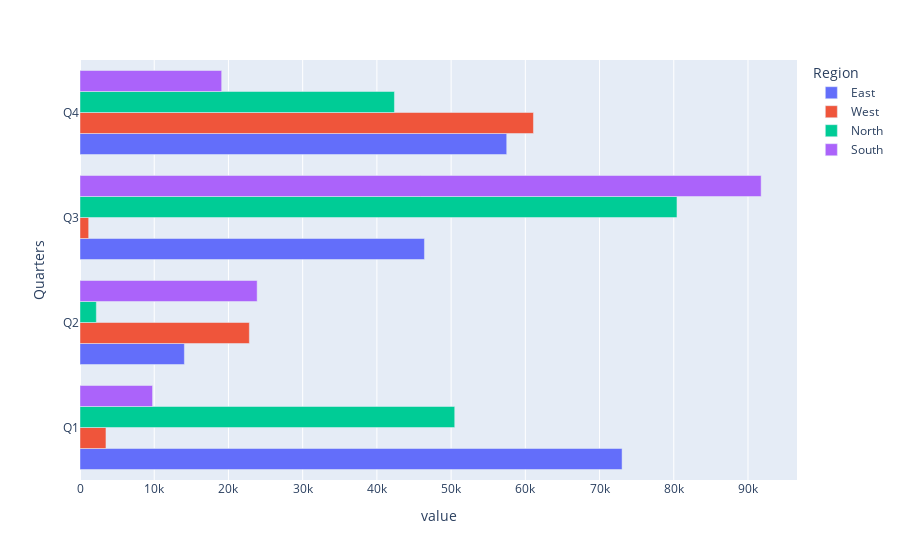

Notebook source saved alongside this figure:
### Code cell
# Gráficos de barras na horizontal
data.plot.barh(barmode= "group")

### Figure 1 — Plotly figure (JSON) as saved in the notebook; plotly's stock layout.template omitted (floating-point values rounded to 4 significant figures)
{"data": [{"alignmentgroup": "True", "hovertemplate": "Region=East<br>value=%{x}<br>Quarters=%{y}<extra></extra>", "legendgroup": "East", "marker": {"color": "#636efa", "pattern": {"shape": ""}}, "name": "East", "offsetgroup": "East", "orientation": "h", "showlegend": true, "textposition": "auto", "type": "bar", "x": [73040.0, 14060.0, 46410.0, 57490.0], "xaxis": "x", "y": ["Q1", "Q2", "Q3", "Q4"], "yaxis": "y"}, {"alignmentgroup": "True", "hovertemplate": "Region=West<br>value=%{x}<br>Quarters=%{y}<extra></extra>", "legendgroup": "West", "marker": {"color": "#EF553B", "pattern": {"shape": ""}}, "name": "West", "offsetgroup": "West", "orientation": "h", "showlegend": true, "textposition": "auto", "type": "bar", "x": [3497.0, 22820.0, 1166.0, 61100.0], "xaxis": "x", "y": ["Q1", "Q2", "Q3", "Q4"], "yaxis": "y"}, {"alignmentgroup": "True", "hovertemplate": "Region=North<br>value=%{x}<br>Quarters=%{y}<extra></extra>", "legendgroup": "North", "marker": {"color": "#00cc96", "pattern": {"shape": ""}}, "name": "North", "offsetgroup": "North", "orientation": "h", "showlegend": true, "textposition": "auto", "type": "bar", "x": [50490.0, 2202.0, 80430.0, 42360.0], "xaxis": "x", "y": ["Q1", "Q2", "Q3", "Q4"], "yaxis": "y"}, {"alignmentgroup": "True", "hovertemplate": "Region=South<br>value=%{x}<br>Quarters=%{y}<extra></extra>", "legendgroup": "South", "marker": {"color": "#ab63fa", "pattern": {"shape": ""}}, "name": "South", "offsetgroup": "South", "orientation": "h", "showlegend": true, "textposition": "auto", "type": "bar", "x": [9775.0, 23870.0, 91770.0, 19090.0], "xaxis": "x", "y": ["Q1", "Q2", "Q3", "Q4"], "yaxis": "y"}], "layout": {"barmode": "group", "legend": {"title": {"text": "Region"}, "tracegroupgap": 0}, "margin": {"t": 60}, "xaxis": {"anchor": "y", "domain": [0, 1], "title": {"text": "value"}}, "yaxis": {"anchor": "x", "domain": [0, 1], "title": {"text": "Quarters"}}}}
